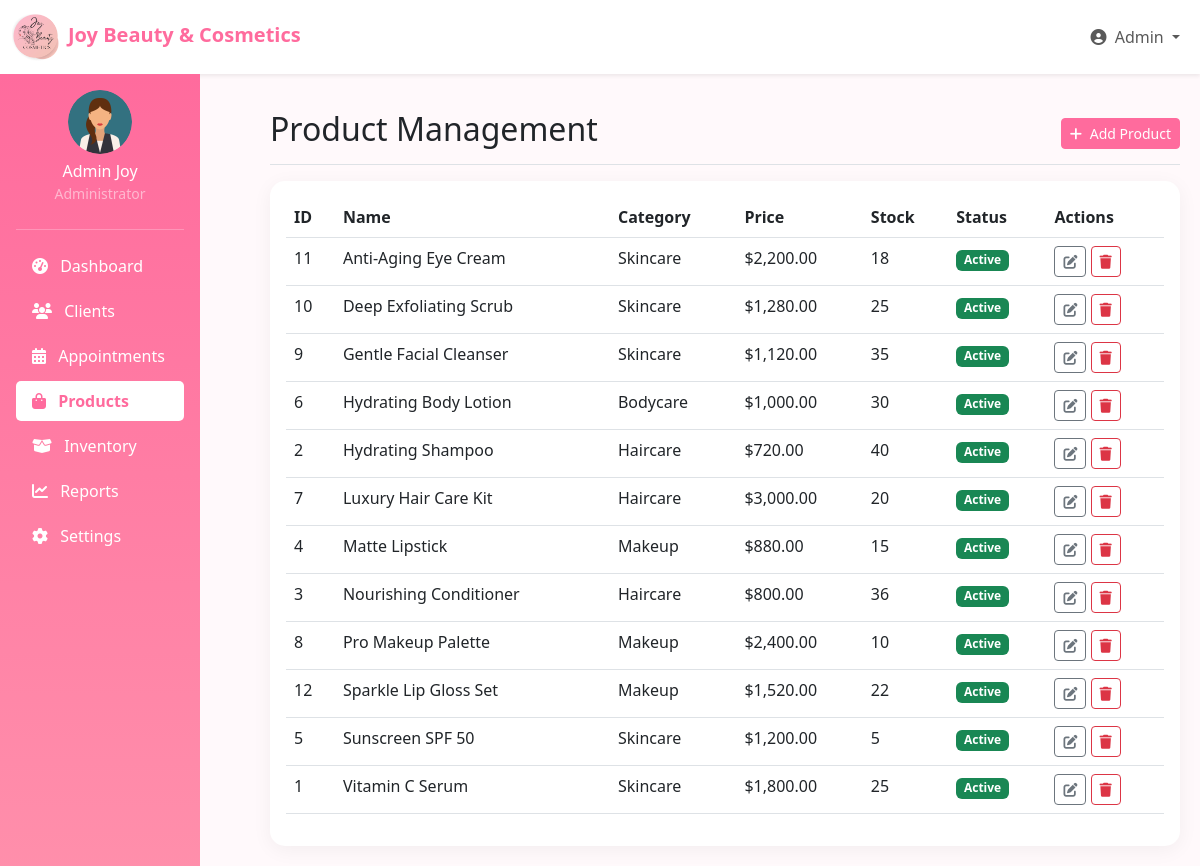
/pages/admin/dashboard.php?tab=products (signed in), run on the app's committed database.
### tables this page shows
CREATE TABLE IF NOT EXISTS `products` (
  `product_id` int NOT NULL AUTO_INCREMENT,
  `name` varchar(255) NOT NULL,
  `description` text,
  `category` text,
  `price` decimal(10,2) NOT NULL,
  `stock_quantity` int NOT NULL,
  `image_url` varchar(255) DEFAULT NULL,
  `is_active` tinyint(1) DEFAULT '1',
  `created_at` timestamp NULL DEFAULT CURRENT_TIMESTAMP,
  PRIMARY KEY (`product_id`)
);

### backend/config.php (called while the page is built, shortened)
<?php
function sanitizeInput($data) {
    return htmlspecialchars(strip_tags(trim($data)));
}
?>

### pages/admin/dashboard.php (the view, shortened to what this page needs)
<?php
require_once '../../backend/config.php';
$activeTab = isset($_GET['tab']) ? sanitizeInput($_GET['tab']) : 'dashboard';
$clients = $appointments = $products = $sales = $reports = [];
try {
    if ($activeTab === 'dashboard') {
        $stmt = $pdo->prepare("SELECT COUNT(*) FROM appointments WHERE appointment_date = CURDATE()");
        $stmt->execute();
        $todayAppointments = $stmt->fetchColumn();
        $stmt = $pdo->prepare("SELECT COUNT(*) FROM users WHERE user_type = 'client' AND MONTH(created_at) = MONTH(CURDATE())");
        $stmt->execute();
        $newClients = $stmt->fetchColumn();
        $stmt = $pdo->prepare("SELECT COUNT(*) FROM products WHERE stock_quantity < 5");
        $stmt->execute();
        $lowStock = $stmt->fetchColumn();
        $stmt = $pdo->prepare("SELECT SUM(total_amount) FROM sales WHERE MONTH(sale_date) = MONTH(CURDATE())");
        $stmt->execute();
        $monthlyRevenue = $stmt->fetchColumn() ?? 0;
        $stmt = $pdo->prepare("SELECT a.*, u.first_name, u.last_name, s.name as service_name
                              FROM appointments a
                              JOIN users u ON a.user_id = u.user_id
                              JOIN services s ON a.service_id = s.service_id
                              ORDER BY a.appointment_date DESC, a.start_time DESC
                              LIMIT 5");
        $stmt->execute();
        $recentAppointments = $stmt->fetchAll();
    }
    elseif ($activeTab === 'products') {
        $stmt = $pdo->prepare("SELECT * FROM products ORDER BY name");
        $stmt->execute();
        $products = $stmt->fetchAll();
    }
} catch(PDOException $e) {
    $error = "Database error: " . $e->getMessage();
}
?>
<!DOCTYPE html>
<html lang="en">
<head>
    <link rel="stylesheet" href="https://cdnjs.cloudflare.com/ajax/libs/font-awesome/6.4.0/css/all.min.css">
    <link href="https://cdn.jsdelivr.net/npm/bootstrap@5.3.0/dist/css/bootstrap.min.css" rel="stylesheet">
</head>
<body>
    <nav class="navbar navbar-expand-lg navbar-light bg-white shadow-sm">
        <div class="container-fluid">
            <a class="navbar-brand" href="#">
                <img src="../../images/logo.png" alt="Logo" style="width:48px; object-fit:contain; margin-right:8px; vertical-align:middle;">Joy Beauty & Cosmetics
            </a>
            <div class="collapse navbar-collapse" id="navbarNav">
                <ul class="navbar-nav ms-auto">
                    <li class="nav-item dropdown">
                        <a class="nav-link dropdown-toggle" href="#" id="navbarDropdown" role="button" data-bs-toggle="dropdown">
                            <i class="fas fa-user-circle me-1"></i> <?php echo $_SESSION['first_name']; ?>
                        </a>
                    </li>
                </ul>
            </div>
        </div>
    </nav>
    <div class="sidebar col-md-3 col-lg-2 d-md-block p-3">
        <div class="text-center mb-4">
            <img src="../../images/user.png" width="64" class="rounded-circle mb-2" alt="Profile">
            <h6 class="mb-0"><?php echo $_SESSION['first_name'] . ' ' . $_SESSION['last_name']; ?></h6>
            <small class="text-white-50">Administrator</small>
        </div>
        <hr class="bg-white">
        <ul class="nav flex-column">
            <li class="nav-item">
                <a class="nav-link <?php echo $activeTab === 'dashboard' ? 'active' : ''; ?>" href="?tab=dashboard">
                    <i class="fas fa-tachometer-alt me-2"></i> Dashboard
                </a>
            </li>
            <li class="nav-item">
                <a class="nav-link <?php echo $activeTab === 'clients' ? 'active' : ''; ?>" href="?tab=clients">
                    <i class="fas fa-users me-2"></i> Clients
                </a>
            </li>
            <li class="nav-item">
                <a class="nav-link <?php echo $activeTab === 'appointments' ? 'active' : ''; ?>" href="?tab=appointments">
                    <i class="fas fa-calendar-alt me-2"></i> Appointments
                </a>
            </li>
            <li class="nav-item">
                <a class="nav-link <?php echo $activeTab === 'products' ? 'active' : ''; ?>" href="?tab=products">
                    <i class="fas fa-shopping-bag me-2"></i> Products
                </a>
            </li>
            <li class="nav-item">
                <a class="nav-link <?php echo $activeTab === 'inventory' ? 'active' : ''; ?>" href="?tab=inventory">
                    <i class="fas fa-box-open me-2"></i> Inventory
                </a>
            </li>
            <li class="nav-item">
                <a class="nav-link <?php echo $activeTab === 'reports' ? 'active' : ''; ?>" href="?tab=reports">
                    <i class="fas fa-chart-line me-2"></i> Reports
                </a>
            </li>
            <li class="nav-item">
                <a class="nav-link <?php echo $activeTab === 'settings' ? 'active' : ''; ?>" href="?tab=settings">
                    <i class="fas fa-cog me-2"></i> Settings
                </a>
            </li>
        </ul>
    </div>
    <main class="main-content">
        <?php if ($activeTab === 'products'): ?>
        <div class="d-flex justify-content-between flex-wrap flex-md-nowrap align-items-center pt-3 pb-2 mb-3 border-bottom">
            <h1 class="h2">Product Management</h1>
            <div class="btn-toolbar mb-2 mb-md-0">
                <button type="button" class="btn btn-sm btn-primary" data-bs-toggle="modal" data-bs-target="#addProductModal">
                    <i class="fas fa-plus me-1"></i> Add Product
                </button>
            </div>
        </div>
        <div class="card">
            <div class="card-body">
                <div class="table-responsive">
                    <table class="table table-hover">
                        <thead>
                            <tr>
                                <th>ID</th>
                                <th>Name</th>
                                <th>Category</th>
                                <th>Price</th>
                                <th>Stock</th>
                                <th>Status</th>
                                <th>Actions</th>
                            </tr>
                        </thead>
                        <tbody>
                            <?php foreach ($products as $product): ?>
                            <tr>
                                <td><?php echo $product['product_id']; ?></td>
                                <td><?php echo $product['name']; ?></td>
                                <td><?php echo $product['category']; ?></td>
                                <td>$<?php echo number_format($product['price'], 2); ?></td>
                                <td><?php echo $product['stock_quantity']; ?></td>
                                <td>
                                    <span class="badge <?php echo $product['is_active'] ? 'bg-success' : 'bg-secondary'; ?>">
                                        <?php echo $product['is_active'] ? 'Active' : 'Inactive'; ?>
                                    </span>
                                </td>
                                <td>
                                    <a href="?tab=products&edit_product=<?php echo $product['product_id']; ?>" class="btn btn-sm btn-outline-secondary"><i class="fas fa-edit"></i></a>
                                    <a href="?tab=products&delete_product=<?php echo $product['product_id']; ?>" class="btn btn-sm btn-outline-danger" onclick="return confirm('Are you sure?')"><i class="fas fa-trash"></i></a>
                                </td>
                            </tr>
                            <?php endforeach; ?>
                        </tbody>
                    </table>
                </div>
            </div>
        </div>
        <?php endif; ?>
    </main>
</body>
</html>

### pages/admin/dashboard.php (style rules this page uses)
:root { --primary-color: #ff6b9d; --secondary-color: #ffd6e5; --dark-color: #333; --light-color: #f8f9fa; }
body { font-family: 'Segoe UI', Tahoma, Geneva, Verdana, sans-serif; background-color: #fff9fb; }
.navbar-brand { font-weight: 700; color: var(--primary-color) !important; }
.sidebar { background: linear-gradient(180deg, #ff6b9d, #ff8fab); color: white; height: 100vh; position: fixed; }
.sidebar .nav-link { color: white; margin-bottom: 5px; border-radius: 5px; }
.sidebar .nav-link.active { background-color: white; color: var(--primary-color) !important; font-weight: 600; }
.main-content { margin-left: 250px; padding: 20px; }
.card { border-radius: 15px; border: none; box-shadow: 0 4px 20px rgba(0, 0, 0, 0.05); }
.btn-primary { background-color: var(--primary-color); border-color: var(--primary-color); }

### data on the page
products: product_id "11", name "Anti-Aging Eye Cream", category "Skincare", price "2,200.00", stock_quantity "18", is_active "Active"
products: product_id "10", name "Deep Exfoliating Scrub", category "Skincare", price "1,280.00", stock_quantity "25", is_active "Active"
products: product_id "9", name "Gentle Facial Cleanser", category "Skincare", price "1,120.00", stock_quantity "35", is_active "Active"
products: product_id "6", name "Hydrating Body Lotion", category "Bodycare", price "1,000.00", stock_quantity "30", is_active "Active"
products: product_id "2", name "Hydrating Shampoo", category "Haircare", price "720.00", stock_quantity "40", is_active "Active"
products: product_id "7", name "Luxury Hair Care Kit", category "Haircare", price "3,000.00", stock_quantity "20", is_active "Active"
products: product_id "4", name "Matte Lipstick", category "Makeup", price "880.00", stock_quantity "15", is_active "Active"
products: product_id "3", name "Nourishing Conditioner", category "Haircare", price "800.00", stock_quantity "36", is_active "Active"
products: product_id "8", name "Pro Makeup Palette", category "Makeup", price "2,400.00", stock_quantity "10", is_active "Active"
products: product_id "12", name "Sparkle Lip Gloss Set", category "Makeup", price "1,520.00", stock_quantity "22", is_active "Active"
products: product_id "5", name "Sunscreen SPF 50", category "Skincare", price "1,200.00", stock_quantity "5", is_active "Active"
products: product_id "1", name "Vitamin C Serum", category "Skincare", price "1,800.00", stock_quantity "25", is_active "Active"

### other printed values
$_SESSION['first_name'] "Admin"
$_SESSION['last_name'] "Joy"
